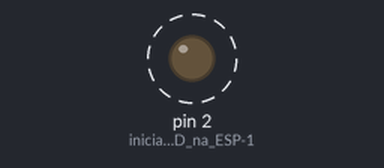
A sketch run on a simulated Arduino Uno, built with avr-gcc and run on an emulated ATmega328P. Shown: output pins drawn as LEDs (lit = HIGH). Dashed ring = blinking. What the sketch prints to the serial monitor is not drawn.

Above: at 0.2 s.
Timing chart, 0 to 3.0 s (numbered marks = the images above):
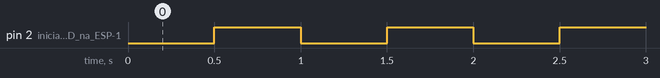

The sketch:

prog_1.ino
```cpp
/*
 * Blikani vestavenou LED na ESP-12 (GPIO2) a posilani zprav na seriovou konzoli
 *
 * https://github.com/LasKKit/ESP12-Board
 * laskarduino.cz
 * 2021
 *
 * Kompilujte jako "Generic ESP8266 Module"
 */

void setup() {
    Serial.begin(115200); // inicializace Serial, 115200 Bd
    pinMode(2, OUTPUT); // inicializace LED na ESP-12
}

void loop() {
    Serial.println("Blikani LED");
    digitalWrite(2, LOW);
    delay(500);
    digitalWrite(2, HIGH);
    delay(500);
}
```

Measured:
- by itself, pin 2 (inicializace_LED_na_ESP-1): alternates HIGH for 0.50 s and LOW for 0.50 s
